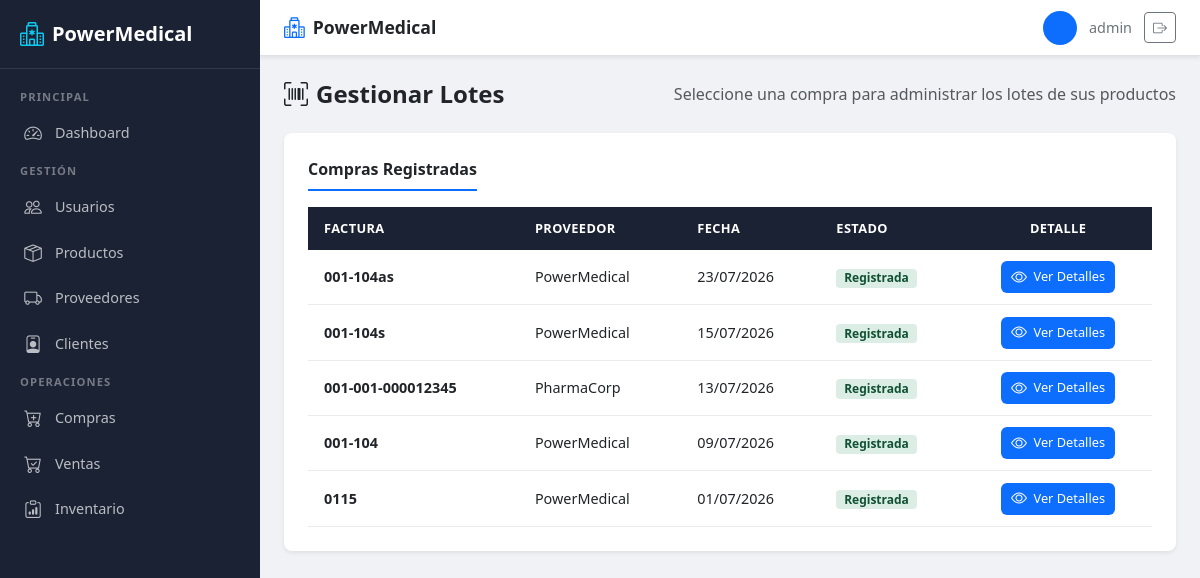
/usuarios/compras/lotes/ (signed in), run on the app's committed database.
### usuarios/models.py (models this page shows, shortened)
class Usuario(AbstractUser):
    ROLES = [
        ('ADMIN', 'Administrador'),
        ('BODEGA', 'Bodeguero'),
        ('VENDEDOR', 'Vendedor'),
    ]
    rol = models.CharField(
        max_length=15,
        choices=ROLES,
        default='VENDEDOR'
    )

class Compra(models.Model):
    proveedor = models.ForeignKey(
        Proveedor,
        on_delete=models.PROTECT
    )
    fecha = models.DateField(default=timezone.now)
    numero_factura = models.CharField(
        max_length=30,
        unique=True
    )
    observacion = models.TextField(
        blank=True,
        null=True
    )
    ESTADOS = [
        ('REGISTRADA', 'Registrada'),
        ('ANULADA', 'Anulada'),
    ]
    estado = models.CharField(
        max_length=15,
        choices=ESTADOS,
        default='REGISTRADA'
    )

class Proveedor(models.Model):
    ESTADOS = [
        ('ACTIVO', 'Activo'),
        ('INACTIVO', 'Inactivo'),
    ]
    ruc = models.CharField(
        max_length=13,
        unique=True,
        verbose_name="RUC"
    )
    nombre_empresa = models.CharField(
        max_length=150,
        verbose_name="Nombre de la Empresa o Razón Social"
    )
    contacto = models.CharField(
        max_length=100,
        verbose_name="Nombre del Contacto"
    )
    telefono = models.CharField(
        max_length=15,
        verbose_name="Teléfono"
    )
    correo = models.EmailField(
        blank=True,
        null=True,
        verbose_name="Correo Electrónico"
    )
    direccion = models.TextField(
        blank=True,
        null=True,
        verbose_name="Dirección"
    )
    estado = models.CharField(
        max_length=10,
        choices=ESTADOS,
        default='ACTIVO',
        verbose_name="Estado"
    )

### usuarios/views.py (the view)
# urls.py: path('compras/lotes/', views.lista_compras_lotes, name='lista_compras_lotes'),
@roles_permitidos('ADMIN', 'BODEGA')
def lista_compras_lotes(request):
    compras = Compra.objects.select_related('proveedor').order_by('-fecha')
    return render(request, 'usuarios/lista_compras_lotes.html', {
        'compras': compras,
    })

### usuarios/views.py (called while the page is built)
def roles_permitidos(*roles):
    def decorator(view_func):
        @wraps(view_func)
        @login_required
        def wrapper(request, *args, **kwargs):
            if request.user.is_superuser or request.user.rol in roles:
                return view_func(request, *args, **kwargs)
            return redirect('redireccion_rol')
        return wrapper
    return decorator

### usuarios/templates/usuarios/lista_compras_lotes.html (shortened to what this page needs)
{% extends 'usuarios/base.html' %}
{% block content %}
<div class="pm-page-header">
    <h2><i class="bi bi-upc-scan me-2"></i>Gestionar Lotes</h2>
    <p class="text-muted mb-0">Seleccione una compra para administrar los lotes de sus productos</p>
</div>
<div class="pm-form-section">
    <div class="section-title">Compras Registradas</div>
    {% if compras %}
    <div class="pm-table-responsive">
        <table class="pm-table">
            <thead>
                <tr>
                    <th>Factura</th>
                    <th>Proveedor</th>
                    <th>Fecha</th>
                    <th>Estado</th>
                    <th class="text-center">Detalle</th>
                </tr>
            </thead>
            <tbody>
                {% for compra in compras %}
                <tr>
                    <td><strong>{{ compra.numero_factura }}</strong></td>
                    <td>{{ compra.proveedor.nombre_empresa }}</td>
                    <td>{{ compra.fecha|date:"d/m/Y" }}</td>
                    <td>
                        {% if compra.estado == 'REGISTRADA' %}
                            <span class="pm-badge pm-badge-success">Registrada</span>
                        {% else %}
                            <span class="pm-badge pm-badge-inactive">{{ compra.get_estado_display }}</span>
                        {% endif %}
                    </td>
                    <td class="text-center">
                        <a href="{% url 'lista_lotes_compra' compra.id %}" class="pm-btn pm-btn-sm pm-btn-primary">
                            <i class="bi bi-eye"></i> Ver Detalles
                        </a>
                    </td>
                </tr>
                {% endfor %}
            </tbody>
        </table>
    </div>
    {% endif %}
</div>
{% endblock %}

### usuarios/templates/usuarios/base.html (shortened to what this page needs)
{% load static %}
<!DOCTYPE html>
<html lang="es">
<head>
    <link href="https://cdn.jsdelivr.net/npm/bootstrap@5.3.0/dist/css/bootstrap.min.css" rel="stylesheet">
    <link href="https://cdn.jsdelivr.net/npm/bootstrap-icons@1.11.0/font/bootstrap-icons.css" rel="stylesheet">
    <link href="{% static 'usuarios/css/style.css' %}" rel="stylesheet">
</head>
<body>
    <aside class="pm-sidebar" id="sidebar">
        <a class="pm-sidebar-brand" href="{% url 'redireccion_rol' %}">
            <i class="bi bi-hospital"></i>
            <span>PowerMedical</span>
        </a>
        <nav class="pm-sidebar-nav">
            {% if user.is_superuser or user.rol == 'ADMIN' %}
                <div class="nav-section">Principal</div>
                <a class="nav-link {% if request.resolver_match.url_name == 'dashboard_admin' %}active{% endif %}" href="{% url 'dashboard_admin' %}">
                    <i class="bi bi-speedometer2"></i>
                    <span>Dashboard</span>
                </a>
                <div class="nav-section">Gestión</div>
                <a class="nav-link {% if request.resolver_match.url_name == 'registro_usuario' or request.resolver_match.url_name == 'editar_usuario' %}active{% endif %}" href="{% url 'registro_usuario' %}">
                    <i class="bi bi-people"></i>
                    <span>Usuarios</span>
                </a>
                <a class="nav-link " href="{% url 'lista_productos' %}">
                    <i class="bi bi-box-seam"></i>
                    <span>Productos</span>
                </a>
                <a class="nav-link {% if request.resolver_match.url_name == 'registrar_proveedor' %}active{% endif %}" href="{% url 'registrar_proveedor' %}">
                    <i class="bi bi-truck"></i>
                    <span>Proveedores</span>
                </a>
                <a class="nav-link {% if request.resolver_match.url_name == 'registrar_cliente' %}active{% endif %}" href="{% url 'registrar_cliente' %}">
                    <i class="bi bi-person-badge"></i>
                    <span>Clientes</span>
                </a>
                <div class="nav-section">Operaciones</div>
                <a class="nav-link {% if request.resolver_match.url_name == 'registrar_compra' %}active{% endif %}" href="{% url 'registrar_compra' %}">
                    <i class="bi bi-cart-plus"></i>
                    <span>Compras</span>
                </a>
                <a class="nav-link {% if request.resolver_match.url_name == 'registrar_venta' %}active{% endif %}" href="{% url 'registrar_venta' %}">
                    <i class="bi bi-cart-check"></i>
                    <span>Ventas</span>
                </a>
                <a class="nav-link {% if request.resolver_match.url_name == 'lista_inventario' %}active{% endif %}" href="{% url 'lista_inventario' %}">
                    <i class="bi bi-clipboard-data"></i>
                    <span>Inventario</span>
                </a>
            {% endif %}
        </nav>
    </aside>
    <div class="pm-main">
        <header class="pm-navbar">
            <a class="pm-navbar-brand" href="{% url 'redireccion_rol' %}">
                <i class="bi bi-hospital"></i>
                <span>PowerMedical</span>
            </a>
            <div class="pm-navbar-user">
                <div class="user-avatar">
                </div>
                <span class="d-none d-md-inline">
                    {{ user.first_name }} {{ user.last_name|default:user.username }}
                </span>
                <a href="{% url 'logout' %}" class="btn btn-outline-secondary btn-sm" title="Cerrar sesión">
                    <i class="bi bi-box-arrow-right"></i>
                </a>
            </div>
        </header>
        <main class="pm-content">
            {% block content %}{% endblock %}
        </main>
    </div>
</body>
</html>

### usuarios/static/usuarios/css/style.css (style rules this page uses)
:root { --pm-primary: #0d6efd; --pm-primary-dark: #0a58ca; --pm-secondary: #6c757d; --pm-success: #198754; --pm-danger: #dc3545; --pm-warning: #ffc107; --pm-info: #0dcaf0; --pm-light: #f8f9fa; --pm-dark: #212529; --pm-sidebar-bg: #1a2233; --pm-sidebar-width: 260px; --pm-navbar-height: 56px; --pm-body-bg: #f0f2f5; --pm-card-shadow: 0 0.125rem 0.25rem rgba(0, 0, 0, 0.075); --pm-card-shadow-hover: 0 0.5rem 1rem rgba(0, 0, 0, 0.12); }
* { margin: 0; padding: 0; box-sizing: border-box; }
body { font-family: 'Segoe UI', Tahoma, Geneva, Verdana, sans-serif; background-color: var(--pm-body-bg); min-height: 100vh; }
.pm-sidebar { position: fixed; top: 0; left: 0; width: var(--pm-sidebar-width); height: 100vh; background: var(--pm-sidebar-bg); color: #fff; z-index: 1040; overflow-y: auto; transition: transform 0.3s ease; display: flex; flex-direction: column; }
.pm-sidebar-brand { padding: 1rem 1.25rem; font-size: 1.25rem; font-weight: 700; border-bottom: 1px solid rgba(255, 255, 255, 0.1); display: flex; align-items: center; gap: 0.5rem; min-height: var(--pm-navbar-height); text-decoration: none; color: #fff; }
.pm-sidebar-brand i { font-size: 1.5rem; color: var(--pm-info); }
.pm-sidebar-nav { padding: 0.75rem 0; flex: 1; }
.pm-sidebar-nav .nav-section { padding: 0.5rem 1.25rem 0.25rem; font-size: 0.7rem; text-transform: uppercase; letter-spacing: 0.1em; color: rgba(255, 255, 255, 0.4); font-weight: 600; }
.pm-sidebar-nav .nav-link { display: flex; align-items: center; gap: 0.75rem; padding: 0.6rem 1.25rem; color: rgba(255, 255, 255, 0.7); text-decoration: none; font-size: 0.9rem; transition: all 0.2s; border-left: 3px solid transparent; }
.pm-sidebar-nav .nav-link i { font-size: 1.1rem; width: 1.25rem; text-align: center; }
.pm-main { margin-left: var(--pm-sidebar-width); min-height: 100vh; display: flex; flex-direction: column; }
.pm-navbar { position: sticky; top: 0; z-index: 1030; height: var(--pm-navbar-height); background: #fff; border-bottom: 1px solid #dee2e6; box-shadow: var(--pm-card-shadow); display: flex; align-items: center; padding: 0 1.5rem; }
.pm-navbar-brand { font-weight: 700; font-size: 1.1rem; color: var(--pm-dark); text-decoration: none; display: flex; align-items: center; gap: 0.5rem; }
.pm-navbar-brand i { color: var(--pm-primary); font-size: 1.3rem; }
.pm-navbar-user { display: flex; align-items: center; gap: 0.75rem; font-size: 0.9rem; color: var(--pm-secondary); }
.pm-navbar-user .user-avatar { width: 34px; height: 34px; border-radius: 50%; background: var(--pm-primary); color: #fff; display: flex; align-items: center; justify-content: center; font-weight: 600; font-size: 0.85rem; }
.pm-content { padding: 1.5rem; flex: 1; }
.pm-page-header { display: flex; justify-content: space-between; align-items: center; margin-bottom: 1.5rem; flex-wrap: wrap; gap: 0.5rem; }
.pm-page-header h2 { font-size: 1.5rem; font-weight: 700; color: var(--pm-dark); margin: 0; }
.pm-table { width: 100%; border-collapse: collapse; }
.pm-table thead th { background: var(--pm-sidebar-bg); color: #fff; font-weight: 600; font-size: 0.8rem; text-transform: uppercase; letter-spacing: 0.03em; padding: 0.75rem 1rem; border: none; white-space: nowrap; }
.pm-table tbody td { padding: 0.7rem 1rem; vertical-align: middle; border-bottom: 1px solid #e9ecef; font-size: 0.9rem; }
.pm-table-responsive { overflow-x: auto; -webkit-overflow-scrolling: touch; }
.pm-form-section { background: #fff; border-radius: 0.5rem; box-shadow: var(--pm-card-shadow); padding: 1.5rem; margin-bottom: 1.5rem; }
.pm-form-section .section-title { font-size: 1rem; font-weight: 600; color: var(--pm-dark); margin-bottom: 1rem; padding-bottom: 0.5rem; border-bottom: 2px solid var(--pm-primary); display: inline-block; }
.pm-btn { display: inline-flex; align-items: center; gap: 0.4rem; font-size: 0.9rem; font-weight: 500; padding: 0.5rem 1rem; border-radius: 0.375rem; transition: all 0.2s; text-decoration: none; border: none; cursor: pointer; line-height: 1.4; }
.pm-btn i { font-size: 1rem; }
.pm-btn-primary { background: var(--pm-primary); color: #fff; }
.pm-btn-sm { font-size: 0.8rem; padding: 0.3rem 0.65rem; }
.pm-badge { display: inline-block; padding: 0.3em 0.65em; font-size: 0.75rem; font-weight: 600; border-radius: 0.25rem; line-height: 1; }
.pm-badge-success { background: rgba(25, 135, 84, 0.15); color: #0f5132; }

### data on the page
Usuario: last_name "admin"
Compra: numero_factura "001-104as", proveedor.nombre_empresa "PowerMedical", fecha "23/07/2026", estado "Registrada"
Compra: numero_factura "001-104s", proveedor.nombre_empresa "PowerMedical", fecha "15/07/2026", estado "Registrada"
Compra: numero_factura "001-001-000012345", proveedor.nombre_empresa "PharmaCorp", fecha "13/07/2026", estado "Registrada"
Compra: numero_factura "001-104", proveedor.nombre_empresa "PowerMedical", fecha "09/07/2026", estado "Registrada"
Compra: numero_factura "0115", proveedor.nombre_empresa "PowerMedical", fecha "01/07/2026", estado "Registrada"
